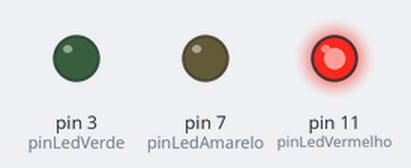
Simulated run of this sketch. Board: Arduino Uno, built with avr-gcc and run on an emulated ATmega328P. Shown: output pins drawn as LEDs (lit = HIGH).

Above: at 2.5 s.
At 7.5 s:
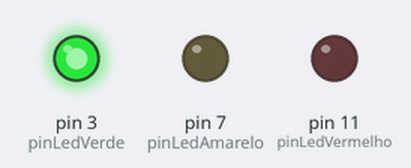
At 11.0 s:
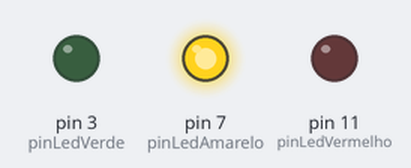
Timing chart, 0 to 15.6 s (numbered marks = the images above):
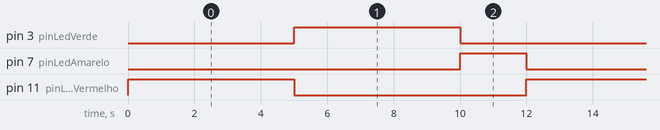

The sketch:

aula_32.ino
```cpp
/*
  nome do arguivo:aula 32
  ator: maria eduarda praxedes
  data:10/03/2025
  decricao:tempo sem delay
*/


#define pinLedVerde 3
#define pinLedAmarelo 7
#define pinLedVermelho  11

unsigned long tempoAnterior = 0;
int estadoSemaforo = 0;

void setup() {
    pinMode(pinLedVermelho, OUTPUT);
    pinMode(pinLedVerde, OUTPUT);
    pinMode(pinLedAmarelo, OUTPUT);
}

void loop() {
    unsigned long tempoAtual = millis();

    switch (estadoSemaforo) {

     case 0:

     if (tempoAtual - tempoAnterior >= 5000) {
         digitalWrite(pinLedVermelho, LOW);
         digitalWrite(pinLedVerde, HIGH);
         estadoSemaforo = 1;
         tempoAnterior = tempoAtual;
    } else {
         digitalWrite(pinLedVermelho, HIGH);
         digitalWrite(pinLedVerde, LOW);
         digitalWrite(pinLedAmarelo, LOW);
}
      break;

       case 1:

       if (tempoAtual - tempoAnterior >= 5000) {
          digitalWrite(pinLedVerde, LOW);
          digitalWrite(pinLedAmarelo, HIGH);
          estadoSemaforo = 2;
          tempoAnterior = tempoAtual;

            }
        break;

        case 2:

       if (tempoAtual - tempoAnterior >= 2000) {
           digitalWrite(pinLedAmarelo, LOW);
           digitalWrite(pinLedVermelho, HIGH);
           estadoSemaforo = 0;
           tempoAnterior = tempoAtual;


            }

            break;
    }
}
```

Measured:
- by itself, pin 3 (pinLedVerde), pin 11 (pinLedVermelho): alternates HIGH for 5.0 s and LOW for 7.0 s
- by itself, pin 7 (pinLedAmarelo): alternates HIGH for 2.0 s and LOW for 10.0 s
- by itself, everything shown: repeats every 12.0 s, in 3 steps
